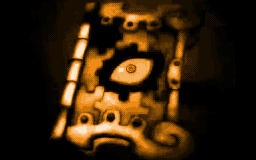

A 2D game scene composited from a Tiled map and its tileset images. What follows is a short description and the map's XML, with every tile layer's data as written:
An orthogonal 32x20 tile map with 8x8 px tiles, 1 tile layer (Tile Layer 1).

<map version="1.10" tiledversion="1.10.0" orientation="orthogonal" renderorder="right-down" width="32" height="20" tilewidth="8" tileheight="8" infinite="0" nextlayerid="2" nextobjectid="1">
 <tileset firstgid="1" source="../../../Maps/TheBook.tsx" />
 <layer id="1" name="Tile Layer 1" width="32" height="20">
  <data encoding="csv">
1,2,3,4,5,6,7,8,9,10,11,12,13,14,15,16,17,18,19,20,21,22,23,24,25,26,27,28,29,30,31,32,
33,34,35,36,37,38,39,40,41,42,43,44,45,46,47,48,49,50,51,52,53,54,55,56,57,58,59,60,61,62,63,64,
65,66,67,68,69,70,71,72,73,74,75,76,77,78,79,80,81,82,83,84,85,86,87,88,89,90,91,92,93,94,95,96,
97,98,99,100,101,102,103,104,105,106,107,108,109,110,111,112,113,114,115,116,117,118,119,120,121,122,123,124,125,126,127,128,
129,130,131,132,133,134,135,136,137,138,139,140,141,142,143,144,145,146,147,148,149,150,151,152,153,154,155,156,157,158,159,160,
161,162,163,164,165,166,167,168,169,170,171,172,173,174,175,176,177,178,179,180,181,182,183,184,185,186,187,188,189,190,191,192,
193,194,195,196,197,198,199,200,201,202,203,204,205,206,207,208,209,210,211,212,213,214,215,216,217,218,219,220,221,222,223,224,
225,226,227,228,229,230,231,232,233,234,235,236,237,238,239,240,241,242,243,244,245,246,247,248,249,250,251,252,253,254,255,256,
257,258,259,260,261,262,263,264,265,266,267,268,269,270,271,272,273,274,275,276,277,278,279,280,281,282,283,284,285,286,287,288,
289,290,291,292,293,294,295,296,297,298,299,300,301,302,303,304,305,306,307,308,309,310,311,312,313,314,315,316,317,318,319,320,
321,322,323,324,325,326,327,328,329,330,331,332,333,334,335,336,337,338,339,340,341,342,343,344,345,346,347,348,349,350,351,352,
353,354,355,356,357,358,359,360,361,362,363,364,365,366,367,368,369,370,371,372,373,374,375,376,377,378,379,380,381,382,383,384,
385,386,387,388,389,390,391,392,393,394,395,396,397,398,399,400,401,402,403,404,405,406,407,408,409,410,411,412,413,414,415,416,
417,418,419,420,421,422,423,424,425,426,427,428,429,430,431,432,433,434,435,436,437,438,439,440,441,442,443,444,445,446,447,448,
449,450,451,452,453,454,455,456,457,458,459,460,461,462,463,464,465,466,467,468,469,470,471,472,473,474,475,476,477,478,479,480,
481,482,483,484,485,486,487,488,489,490,491,492,493,494,495,496,497,498,499,500,501,502,503,504,505,506,507,508,509,510,511,512,
513,514,515,516,517,518,519,520,521,522,523,524,525,526,527,528,529,530,531,532,533,534,535,536,537,538,539,540,541,542,543,544,
545,546,547,548,549,550,551,552,553,554,555,556,557,558,559,560,561,562,563,564,565,566,567,568,569,570,571,572,573,574,575,576,
577,578,579,580,581,582,583,584,585,586,587,588,589,590,591,592,593,594,595,596,597,598,599,600,601,602,603,604,605,606,607,608,
609,610,611,612,613,614,615,616,617,618,619,620,621,622,623,624,625,626,627,628,629,630,631,632,633,634,635,636,637,638,639,640
</data>
 </layer>
</map>